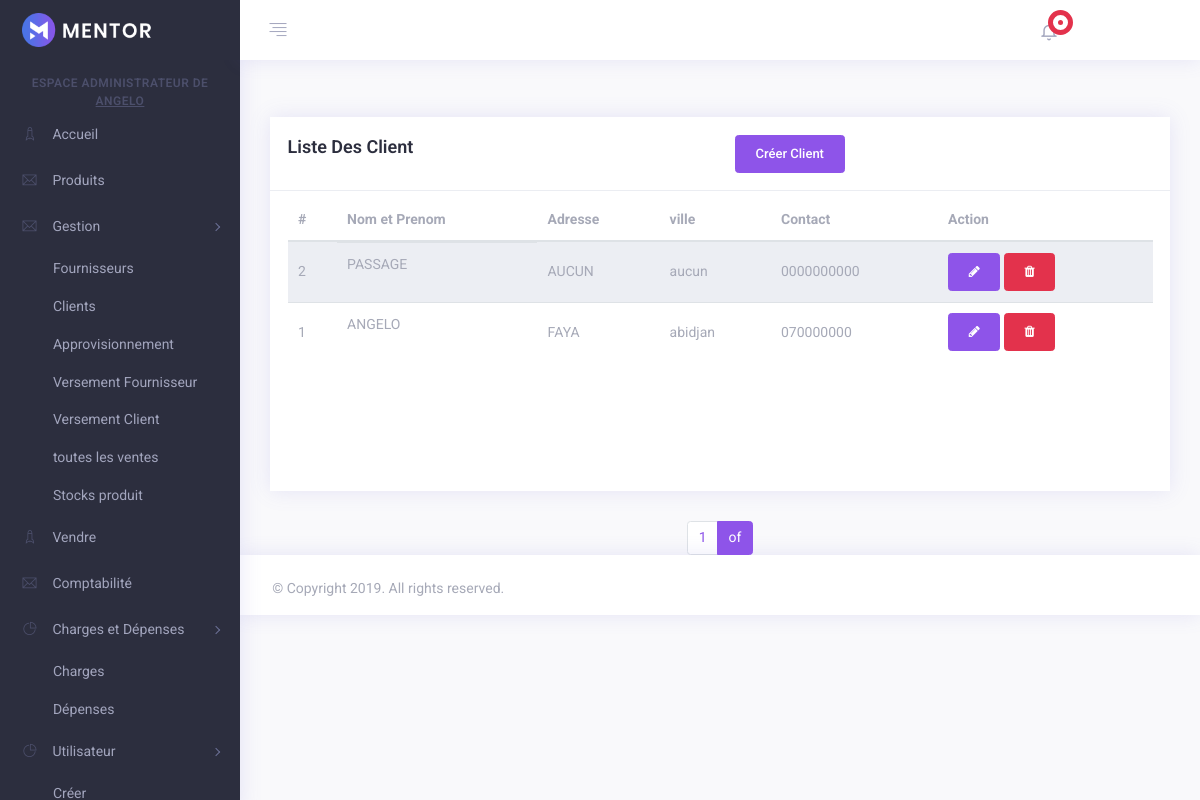
The page /liste_clients/ (signed in) on the database its author committed.
### Stock/models.py (models this page shows, shortened)
class Client(models.Model):
    nom_prenom = models.CharField(max_length=300, null=True, blank=True)
    adresse = models.CharField(max_length=200, null=True, blank=True)
    ville = models.CharField(max_length=200, null=True, blank=True)
    contact = models.CharField(max_length=200, null=True, blank=True)
    date = models.DateTimeField(auto_now_add=True, null=True, blank=True)

### Stock/views.py (the view)
# urls.py: path('liste_clients/', liste_clients, name='liste_clients'),
@login_required(login_url='login')
def liste_clients(request):
    clients = Client.objects.order_by('-date')
    pagination = Paginator(clients, 5)
    page = request.GET.get('page', 1)
    try:
        clients = pagination.page(page)
    except PageNotAnInteger:
        clients = pagination.page(1)
    except EmptyPage:
        clients = pagination.page(pagination.num_pages)
    context = {'clients': clients}
    if request.method == 'POST':
        if 'suppboutton':
            id_client = request.POST.get('id_pour_supprimer')
            clients = Client.objects.get(id=id_client)
            clients.delete()
            messages.success(request, 'Supprimer avec succès')
    return render(request, 'clients/liste_clients.html', context)

### templates/clients/liste_clients.html (shortened to what this page needs)
{% extends 'base/main.html'%}
{% load static %}
{% block nave%}
    {% include 'base/nav-bar.html' %}
{% endblock nave%}
{% block content%}
{% if user.is_staff %}
<div class="app-container">
    <div class="app-main" id="main">
        <div class="container-fluid">
            <div class="row">
                <div class="col-md-12">
                    {% include 'base/message.html'%}
                </div>
            </div>
            <div class="row">
                <div class="col-xxl-9 m-b-30">
                    <div class="card card-statistics dating-contant h-100 mb-0">
                        <div class="card-header">
                            <div class="row">
                                <div class="col-lg-6">
                                    <h4 class="card-title">Liste des client</h4>
                                </div>
                                <div class="col-lg-6">
                                    <a type="button" href="{% url 'ajouter_clients' %}"  class="btn btn-primary"> Créer Client </a>
                                </div>
                            </div>
                        </div>
                        <div class="card-body pt-2 scrollbar scroll_dark" style="height: 300px">
                            <div class="table-responsive">
                                <table id="datatable-buttons" class="table table-striped">
                                    <thead>
                                        <tr>
                                            <th class="border-top-0">#</th>
                                            <th class="border-top-0">Nom et Prenom</th>
                                            <th class="border-top-0">Adresse</th>
                                            <th class="border-top-0">ville</th>
                                            <th class="border-top-0">Contact</th>
                                            <th class="border-top-0">Action</th>
                                        </tr>
                                    </thead>
                                    <tbody class="text-muted">
                                    {% for client in clients %}
                                        <tr>
                                            <td>{{client.id}}</td>
                                            <td>{{ client.nom_prenom}}</td>
                                            <td>{{ client.adresse}}</td>
                                            <td>{{ client.ville }}</td>
                                            <td>{{ client.contact}}</td>
                                            <td>
                                                <a type="button" class="btn btn-xm btn-primary" href="#"><i class="fa fa-pencil"></i></a>
                                                <button type="button" class="btn btn-danger" data-toggle="modal" data-target="#suppModal{{client.id}}"><i class="fa fa-trash" ></i></button>
                                            </td>
                                        </tr>
                                    {% endfor%}
                                    </tbody>
                                </table>
                            </div>
                        </div>
                    </div>
                </div>
            </div>
            <div class="row ">
                <div class="col-md-12 d-flex justify-content-center align-items-center">
                    {% include 'base/paginations.html' with page=clients %}
    </div>
</div>
{% else %}
    {% include 'base/message_page.html' %}
{% endif %}
{% endblock %}

### templates/base/nav-bar.html (shortened to what this page needs)
{% load static %}
{% block nave%}
<header class="app-header top-bar">
    <nav class="navbar navbar-expand-md">
        <div class="navbar-header d-flex align-items-center">
            <a class="navbar-brand" href="{%url 'accueil'%}">
                <img src="{% static 'assets/img/logo.png' %}" class="img-fluid logo-desktop" alt="logo" />
            </a>
        </div>
        <div class="collapse navbar-collapse" id="navbarSupportedContent">
            <div class="navigation d-flex">
                <ul class="navbar-nav nav-left">
                    <li class="nav-item">
                        <a href="javascript:void(0)" class="nav-link sidebar-toggle">
                            <i class="ti ti-align-right"></i>
                        </a>
                    </li>
                    <li class="nav-item full-screen d-none d-lg-block" id="btnFullscreen">
                        <a href="javascript:void(0)" class="nav-link expand">
                        </a>
                    </li>
                </ul>
                <ul class="navbar-nav nav-right ml-auto">
                    <li class="nav-item dropdown">
                        <a class="nav-link dropdown-toggle" href="javascript:void(0)" id="navbarDropdown3" role="button" data-toggle="dropdown" aria-haspopup="true" aria-expanded="false">
                            <i class="fe fe-bell"></i>
                            <span class="notify">
                                        <span class="blink"></span>
                            <span class="dot"></span>
                            </span>
                        </a>
                    </li>
                    <li class="nav-item dropdown user-profile">
                    </li>
                    <li class="nav-item dropdown user-profile">
                    </li>
                </ul>
            </div>
        </div>
    </nav>
</header>
<div class="app-container">
        <aside class="app-navbar">
            <div class="sidebar-nav scrollbar scroll_light">
                <ul class="metismenu " id="sidebarNav">
                    <center><li class="nav-static-title">ESPACE ADMINISTRATEUR DE <u>{{request.user}}</u></li></center>
                    {% if user.is_authenticated and user.is_staff and user.is_superuser %}
                        {% include 'base/nav-bar_superuser.html' %}
                    {% elif user.is_authenticated and user.is_staff%}
                        {% include 'base/nav-bar_is_staff.html' %}
                    {% endif %}
                </ul>
            </div>
        </aside>
    </div>
{% endblock nave%}

### rows shown on the page
Client: id "2", nom_prenom "PASSAGE", adresse "AUCUN", ville "aucun", contact "0000000000"
Client: id "1", nom_prenom "ANGELO", adresse "FAYA", ville "abidjan", contact "070000000"

### other values the page prints
{{ request.user }} "ANGELO"
{{ page.number }} "1"
